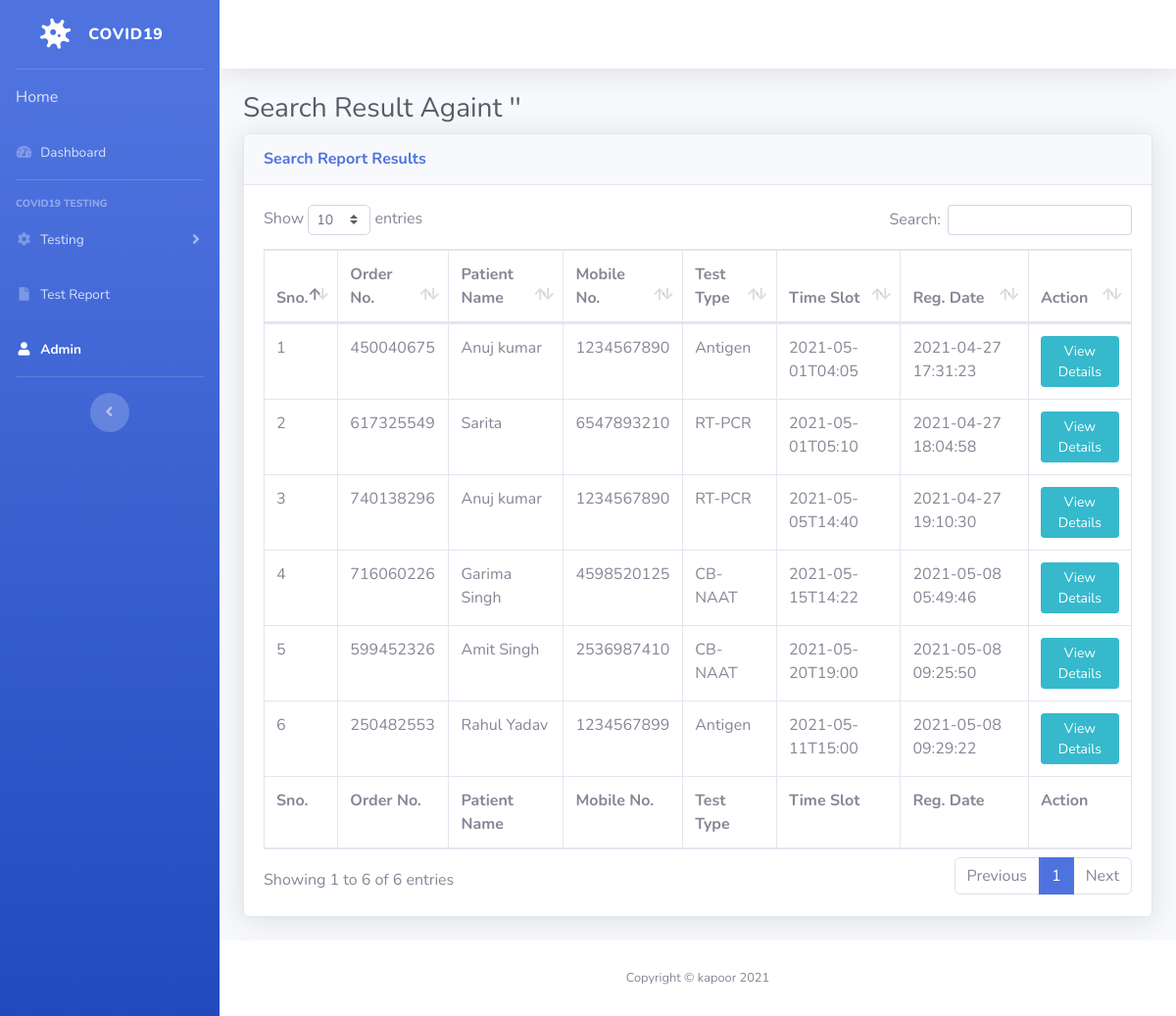
Page /patient-report.php on the committed database.
### tables this page shows
CREATE TABLE `tbltestrecord` (
  `id` int(11) NOT NULL,
  `OrderNumber` bigint(14) DEFAULT NULL,
  `PatientMobileNumber` bigint(14) DEFAULT NULL,
  `TestType` varchar(100) DEFAULT NULL,
  `TestTimeSlot` varchar(120) DEFAULT NULL,
  `ReportStatus` varchar(100) DEFAULT NULL,
  `FinalReport` varchar(150) DEFAULT NULL,
  `ReportUploadTime` varchar(200) DEFAULT NULL,
  `RegistrationDate` timestamp NULL DEFAULT current_timestamp(),
  `AssignedtoEmpId` varchar(150) DEFAULT NULL,
  `AssigntoName` varchar(180) DEFAULT NULL,
  `AssignedTime` varchar(100) DEFAULT NULL
);

CREATE TABLE `tblpatients` (
  `id` int(11) NOT NULL,
  `FullName` varchar(120) DEFAULT NULL,
  `MobileNumber` bigint(12) DEFAULT NULL,
  `DateOfBirth` date DEFAULT NULL,
  `GovtIssuedId` varchar(150) DEFAULT NULL,
  `GovtIssuedIdNo` varchar(150) DEFAULT NULL,
  `FullAddress` varchar(255) DEFAULT NULL,
  `State` varchar(200) DEFAULT NULL,
  `RegistrationDate` timestamp NOT NULL DEFAULT current_timestamp()
);

### patient-report.php (the view, shortened to what this page needs)
<?php session_start();
include_once('includes/config.php');
?>
<!DOCTYPE html>
<html lang="en">
<head>
    <link href="vendor/fontawesome-free/css/all.min.css" rel="stylesheet" type="text/css">
    <link href="css/sb-admin-2.min.css" rel="stylesheet">
    <link href="vendor/datatables/dataTables.bootstrap4.min.css" rel="stylesheet">
</head>
<body id="page-top">
    <div id="wrapper">
  <?php include_once('includes/sidebar.php');?>
        <div id="content-wrapper" class="d-flex flex-column">
            <div id="content">
<?php include_once('includes/topbar.php');?>
                <div class="container-fluid">
<?php
$searchdata=$_POST['searchdata'];
?>
                    <h1 class="h3 mb-2 text-gray-800">Search Result Againt '<?php echo $searchdata;?>' </h1>
                    <div class="card shadow mb-4">
                        <div class="card-header py-3">
                            <h6 class="m-0 font-weight-bold text-primary">Search Report Results</h6>
                        </div>
                        <div class="card-body">
                            <div class="table-responsive">
                                <form name="assignto" method="post">
                    <table class="table table-bordered" id="dataTable" width="100%" cellspacing="0">
                                    <thead>
                                        <tr>
                                            <th>Sno.</th>
                                            <th>Order No.</th>
                                            <th>Patient Name</th>
                                            <th>Mobile No.</th>
                                            <th>Test Type</th>
                                            <th>Time Slot</th>
                                            <th>Reg. Date</th>
                                            <th>Action</th>
                                        </tr>
                                    </thead>
                                      <tfoot>
                                            <tr>
                                            <th>Sno.</th>
                                            <th>Order No.</th>
                                            <th>Patient Name</th>
                                            <th>Mobile No.</th>
                                            <th>Test Type</th>
                                            <th>Time Slot</th>
                                            <th>Reg. Date</th>
                                            <th>Action</th>
                                        </tr>
                                    </tfoot>
                                    <tbody>
<?php $query=mysqli_query($con,"select tbltestrecord.OrderNumber,tblpatients.FullName,tblpatients.MobileNumber,tbltestrecord.TestType,tbltestrecord.TestTimeSlot,tbltestrecord.RegistrationDate,tbltestrecord.id as testid from tbltestrecord
join tblpatients on tblpatients.MobileNumber=tbltestrecord.PatientMobileNumber
where (tblpatients.FullName like '%$searchdata%' || tblpatients.MobileNumber like '%$searchdata%' || tbltestrecord.OrderNumber like '%$searchdata%')
    ");
$cnt=1;
while($row=mysqli_fetch_array($query)){
?>
                                        <tr>
                                            <td><?php echo $cnt;?></td>
                                            <td><?php echo $row['OrderNumber'];?></td>
                                            <td><?php echo $row['FullName'];?></td>
                                            <td><?php echo $row['MobileNumber'];?></td>
                                            <td><?php echo $row['TestType'];?></td>
                                            <td><?php echo $row['TestTimeSlot'];?></td>
                                             <td><?php echo $row['RegistrationDate'];?></td>
                                            <td>
                                <a href="patient-report-details.php?tid=<?php echo $row['testid'];?>&&oid=<?php echo $row['OrderNumber'];?>" class="btn btn-info btn-sm" target="blank">View Details</a>
                            </td>
                                        </tr>
<?php $cnt++;} ?>
                                    </tbody>
                                </table>
                                     </form>
                            </div>
                        </div>
                    </div>
                </div>
            </div>
    <?php include_once('includes/footer.php');?>
        </div>
    </div>
</body>
</html>

### includes/sidebar.php (shortened to what this page needs)
        <ul class="navbar-nav bg-gradient-primary sidebar sidebar-dark accordion" id="accordionSidebar">
            <a class="sidebar-brand d-flex align-items-center justify-content-center" href="#">
                <div class="sidebar-brand-icon rotate-n-15">
                    <i class="fas fa-virus"></i>
                </div>
                <div class="sidebar-brand-text mx-3">COVID19</div>
            </a>
            <hr class="sidebar-divider my-0">
<?php if($_SESSION['aid']):?>
     <li class="nav-item">
                <a class="nav-link" href="dashboard.php">
                    <i class="fas fa-fw fa-tachometer-alt"></i>
                    <span>Dashboard</span></a>
            </li>
    <li class="nav-item">
                <a class="nav-link collapsed" href="#" data-toggle="collapse" data-target="#collapseOne"
                    aria-expanded="true" aria-controls="collapseOne">
                    <i class="fas fa-fw fa-users"></i>
                    <span>Doctor</span>
                </a>
                <div id="collapseOne" class="collapse" aria-labelledby="headingTwo" data-parent="#accordionSidebar">
                    <div class="bg-white py-2 collapse-inner rounded">
                        <a class="collapse-item" href="add-phlebotomist.php">Add</a>
                         <a class="collapse-item" href="manage-phlebotomist.php">Manage</a>
                    </div>
                </div>
            </li>
     <li class="nav-item">
                <a class="nav-link collapsed" href="#" data-toggle="collapse" data-target="#collapseTwo"
                    aria-expanded="true" aria-controls="collapseTwo">
                    <i class="fas fa-fw fa-virus"></i>
                    <span>Testing</span>
                </a>
                <div id="collapseTwo" class="collapse" aria-labelledby="headingTwo" data-parent="#accordionSidebar">
                    <div class="bg-white py-2 collapse-inner rounded">
                        <a class="collapse-item" href="new-test.php">New</a>
                        <a class="collapse-item" href="assigned-test.php">Assigned</a>
                        <a class="collapse-item" href="ontheway-samplecollection-test.php">On the Way for<br /> Sample Collection</a>
                         <a class="collapse-item" href="sample-collected-test.php">Sample Collected</a>
                           <a class="collapse-item" href="samplesent-lab-test.php">Sent to lab</a>
                            <a class="collapse-item" href="reportdelivered-test.php">Report Delivered</a>
 <a class="collapse-item" href="all-test.php">All Tests</a>
                    </div>
                </div>
            </li>
   <li class="nav-item">
                <a class="nav-link collapsed" href="#" data-toggle="collapse" data-target="#collapseThree"
                    aria-expanded="true" aria-controls="collapseThree">
                    <i class="fas fa-fw fa-file"></i>
                    <span>Report</span>
                </a>
                <div id="collapseThree" class="collapse" aria-labelledby="headingTwo" data-parent="#accordionSidebar">
                    <div class="bg-white py-2 collapse-inner rounded">
                        <a class="collapse-item" href="bwdates-report-ds.php">B/w Dates Report</a>
                         <a class="collapse-item" href="search-report.php">Search Report</a>
                        </div>
                </div>
            </li>
<?php else:    ?>
            <li class="nav-item">
                <a class="nav-link" href="index.php">Home</a>
            </li>
            <li class="nav-item">
                <a class="nav-link" href="live-test-updates.php">
                    <i class="fas fa-fw fa-tachometer-alt"></i>
                    <span>Dashboard</span></a>
            </li>
            <hr class="sidebar-divider">
            <div class="sidebar-heading">
                COVID19 Testing
            </div>
            <li class="nav-item">
                <a class="nav-link collapsed" href="#" data-toggle="collapse" data-target="#collapseTwo"
                    aria-expanded="true" aria-controls="collapseTwo">
                    <i class="fas fa-fw fa-cog"></i>
                    <span>Testing</span>
                </a>
            </li>
 <li class="nav-item">
                <a class="nav-link" href="patient-search-report.php">
                    <i class="fas fa-fw fa-file"></i>
                    <span>Test Report</span></a>
            </li>
<li class="nav-item active">
                <a class="nav-link" href="login.php">
                    <i class="fas fa-fw fa-user"></i>
                    <span>Admin</span></a>
            </li>
<?php endif;    ?>
            <hr class="sidebar-divider d-none d-md-block">
            <div class="text-center d-none d-md-inline">
                <button class="rounded-circle border-0" id="sidebarToggle"></button>
            </div>
        </ul>

### includes/topbar.php (shortened to what this page needs)
<nav class="navbar navbar-expand navbar-light bg-white topbar mb-4 static-top shadow">
          </nav>

### includes/footer.php
<footer class="sticky-footer bg-white">
    <div class="container my-auto">
        <div class="copyright text-center my-auto">
            <span>Copyright &copy; kapoor 2021</span>
        </div>
    </div>
</footer>

### rows in the picture
tbltestrecord: OrderNumber "450040675", tblpatients.FullName "Anuj kumar", tblpatients.MobileNumber "1234567890", TestType "Antigen", TestTimeSlot "2021-05-01T04:05", RegistrationDate "2021-04-27 17:31:23"
tbltestrecord: OrderNumber "617325549", tblpatients.FullName "Sarita", tblpatients.MobileNumber "6547893210", TestType "RT-PCR", TestTimeSlot "2021-05-01T05:10", RegistrationDate "2021-04-27 18:04:58"
tbltestrecord: OrderNumber "740138296", tblpatients.FullName "Anuj kumar", tblpatients.MobileNumber "1234567890", TestType "RT-PCR", TestTimeSlot "2021-05-05T14:40", RegistrationDate "2021-04-27 19:10:30"
tbltestrecord: OrderNumber "716060226", tblpatients.FullName "Garima Singh", tblpatients.MobileNumber "4598520125", TestType "CB-NAAT", TestTimeSlot "2021-05-15T14:22", RegistrationDate "2021-05-08 05:49:46"
tbltestrecord: OrderNumber "599452326", tblpatients.FullName "Amit Singh", tblpatients.MobileNumber "2536987410", TestType "CB-NAAT", TestTimeSlot "2021-05-20T19:00", RegistrationDate "2021-05-08 09:25:50"
tbltestrecord: OrderNumber "250482553", tblpatients.FullName "Rahul Yadav", tblpatients.MobileNumber "1234567899", TestType "Antigen", TestTimeSlot "2021-05-11T15:00", RegistrationDate "2021-05-08 09:29:22"
